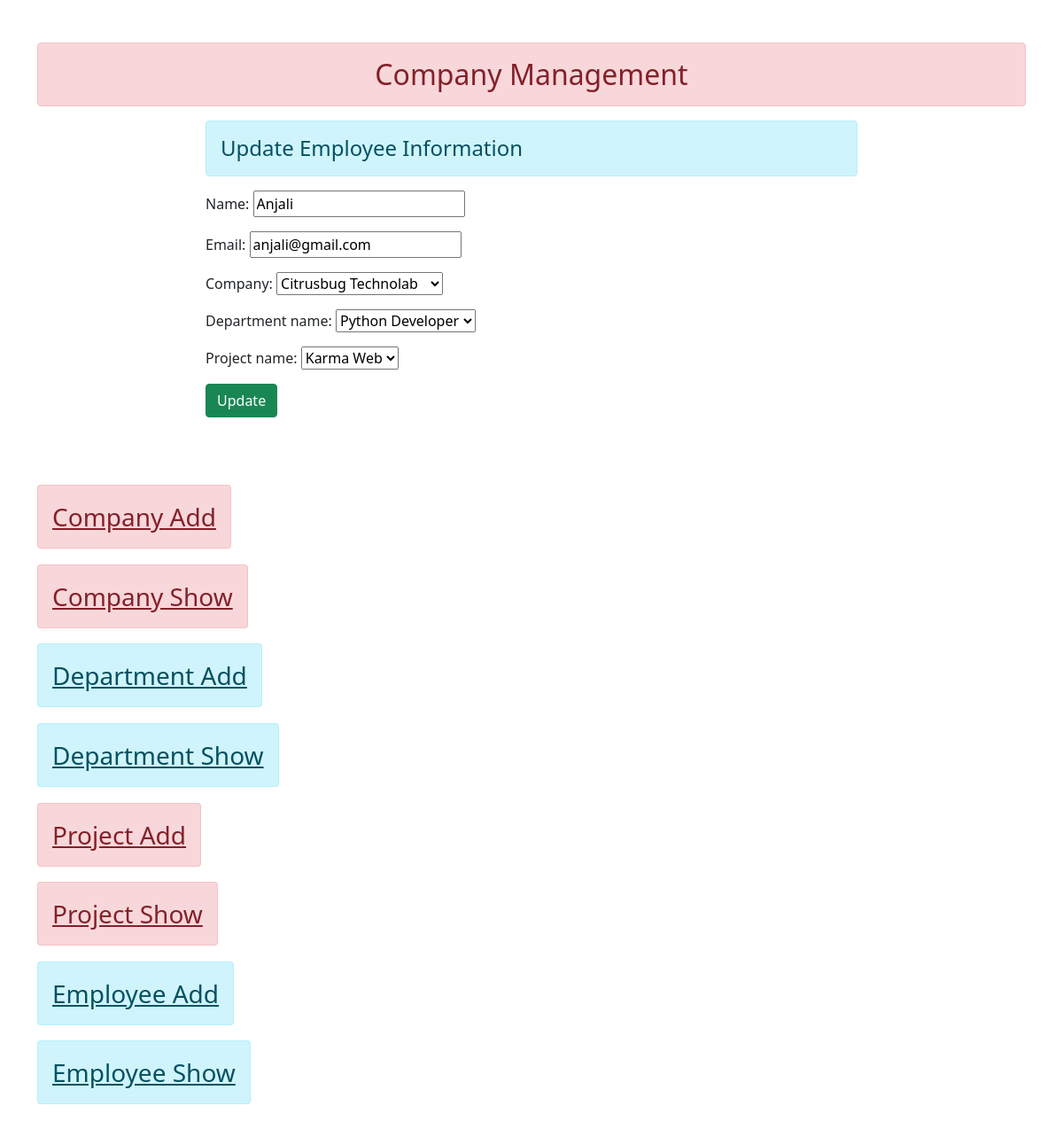
The app's page /employee/7/update/ with its own data.
### employee/models.py (models this page shows, shortened)
class EmployeeModel(models.Model):
    name = models.CharField(max_length=100)
    email = models.EmailField(max_length=100)
    company = models.ForeignKey(CompanyModel,on_delete=models.CASCADE, null=True, blank=True)
    department_name = models.ForeignKey(DepartmentModel,on_delete=models.CASCADE,null=True, blank=True)
    project_name = models.ForeignKey(ProjectModel,on_delete=models.CASCADE,null=True, blank=True)

### company/models.py (models this page shows)
class CompanyModel(models.Model):
    company = models.CharField(max_length=100)
    email = models.EmailField(max_length=100)
    address = models.CharField(max_length=100)
    def __str__(self):
        return self.company

### department/models.py (models this page shows)
class DepartmentModel(models.Model):
    company = models.ForeignKey(CompanyModel, on_delete=models.CASCADE, null=True, blank=True)
    department_name = models.CharField(max_length=250, unique=True)
    def __str__(self):
        return self.department_name

### project/models.py (models this page shows)
class ProjectModel(models.Model):
    company = models.ForeignKey(CompanyModel, on_delete=models.CASCADE, null=True, blank=True)
    project_name = models.CharField(max_length=100)
    project_description = models.CharField(max_length=500)
    def __str__(self):
        return self.project_name

### employee/views.py (the view)
# urls.py: path('<pk>/update/', views.UpdateEmployeeView.as_view(), name='updateemployee'),
class UpdateEmployeeView(UpdateView):
    model = EmployeeModel
    form_class = EmployeeRegistration
    template_name = 'employee/updateemployee.html'
    success_url = reverse_lazy('employee:employeelist')

### employee/forms.py
class EmployeeRegistration(forms.ModelForm):
    class Meta:
        model = EmployeeModel
        fields = "__all__"

### templates/employee/updateemployee.html
{% extends 'base.html' %} {% block content %}
<div class="row">
    <div class="col-sm-8 offset-2">
        <h4 class="alert alert-info">Update Employee Information</h4>
        <form action="" method="POST">
            {% csrf_token %} {{form.as_p}}
            <input type="submit" class="btn btn-success" value="Update">
        </form>
    </div>
</div>
{% endblock content %}

### records on screen
EmployeeModel: name "Anjali", email "anjali@gmail.com"
CompanyModel: company "Citrusbug Technolab"
DepartmentModel: department_name "Python Developer"
ProjectModel: project_name "Karma Web"
